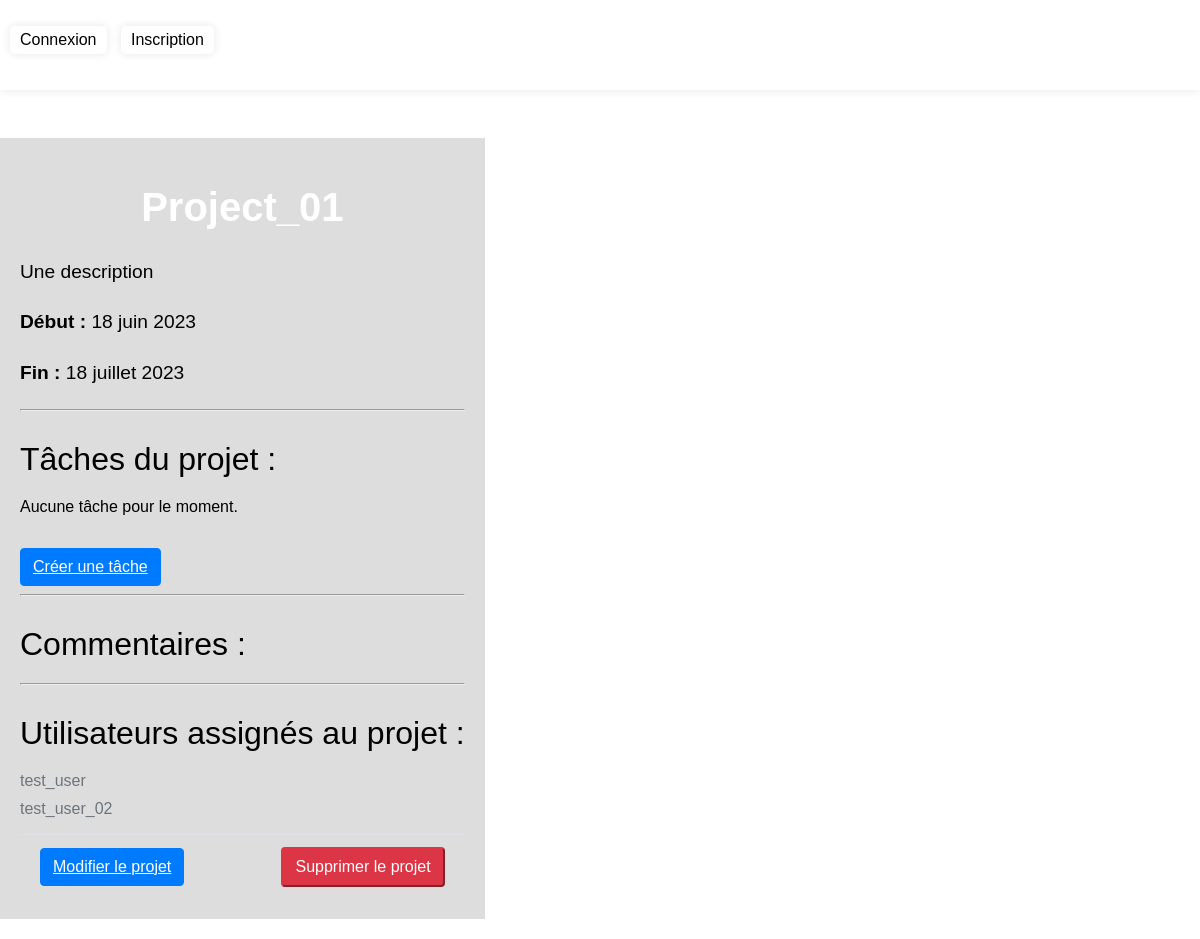
/project_detail/8/, run on the app's committed database.
### project/models.py (models this page shows, shortened)
class Project(models.Model):
    name = models.CharField(max_length=200, verbose_name=_('Nom'))
    description = models.TextField(verbose_name=_('Description'))
    created_by = models.ForeignKey(User, on_delete=models.SET_NULL, null=True, blank=True,
                                   related_name='created_projects')
    assigned_to = models.ManyToManyField(User, related_name='assigned_projects')
    start_date = models.DateField()
    end_date = models.DateField()
    comments = models.TextField(blank=True)
    def tasks(self):
        return self.task_set.all()

### project/views.py (the view)
# urls.py: path('project_detail/<int:pk>/', project_detail, name='project_detail'),
def project_detail(request, pk):
    project = get_object_or_404(Project, pk=pk)
    tasks = Task.objects.filter(project=project)
    context = {
        'project': project,
        'tasks': tasks,
    }
    return render(request, 'project/project_detail.html', context)

### project/templates/project/project_detail.html (shortened to what this page needs)
{% extends 'base.html' %}
{% block content %}
<div class="container mt-5">
    <div class="row">
        <div class="col-md-12">
            <div class="card">
                <div class="card-header bg-primary text-white">
                    <h1>{{ project.name }}</h1>
                </div>
                <div class="card-body">
                    <p>{{ project.description }}</p>
                    <p><strong>Début :</strong> {{ project.start_date }}</p>
                    <p><strong>Fin :</strong> {{ project.end_date }}</p>
                    <hr>
                    <h2>Tâches du projet :</h2>
                    <ul class="list-group">
                        {% for task in project.tasks.all %}
                        <li class="list-group-item"><a href="{% url 'task_update' task.pk %}">{{ task.name }}</a>
                        </li>
                        {% empty %}
                        <li class="list-group-item">Aucune tâche pour le moment.</li>
                        {% endfor %}
                    </ul>
                    <a href="{% url 'task_create' project_id=project.pk %}" class="btn btn-primary mt-3">Créer une
                        tâche</a>
                    <hr>
                    <h2>Commentaires :</h2>
                    <hr>
                    <h2>Utilisateurs assignés au projet :</h2>
                    <ul class="list-group">
                        {% if project.assigned_to.all %}
                        {% for user in project.assigned_to.all %}
                        <li class="list-group-item text-muted">{{ user.username }}</li>
                        {% endfor %}
                        {% else %}
                        <li class="list-group-item">Aucun utilisateur assigné pour le moment.</li>
                        {% endif %}
                    </ul>
                </div>
                <div class="card-footer d-flex justify-content-between align-items-center">
                    <a href="{% url 'project_update' project.pk %}" class="btn btn-primary">Modifier le projet</a>
                    <form action="{% url 'project_delete' project.pk %}" method="POST" class="d-inline">
                        <button type="submit" class="btn btn-danger">Supprimer le projet</button>
                    </form>
                </div>
            </div>
        </div>
    </div>
</div>
{% endblock %}

### project/templates/base.html (style rules this page uses)
* { box-sizing: border-box; }
body { font-family: Arial, Helvetica, sans-serif; margin: 0; }
.row { display: flex; flex-wrap: wrap; width: 100%; }
.card { background-color: #ddd; padding: 20px; margin-bottom: 20px; }
.btn-primary:before { content: ""; position: absolute; top: 50%; left: 50%; width: 0; height: 0; background-color: rgba(255, 255, 255, 0.5); border-radius: 50%; opacity: 0; transform: translate(-50%, -50%); z-index: -1; transition: all 0.5s; }
.text-white { color: #fff; }
.row { display: flex; flex-wrap: wrap; margin-right: -15px; margin-left: -15px; }
.container { width: 100%; padding-right: 15px; padding-left: 15px; margin-right: auto; margin-left: auto; }
.mt-5 { margin-top: 3rem; }

### project/templates/project/project_detail.html (style rules this page uses)
.container { max-width: 1200px; margin: 0 auto; }
.card-header.bg-primary { color: #fff; }
.btn { font-weight: 400; white-space: nowrap; border-radius: 0.25rem; }
.btn-primary { display: inline-block; font-weight: 400; color: #fff; text-align: center; vertical-align: middle; -webkit-user-select: none; -moz-user-select: none; -ms-user-select: none; user-select: none; background-color: #007bff; border: 1px solid #007bff; padding: 0.375rem 0.75rem; font-size: 1rem; line-height: 1.5; border-radius: 0.25rem; transition: all 0.15s ease-in-out; cursor: pointer; }
.btn-danger { display: inline-block; padding: 0.375rem 0.75rem; font-size: 1rem; line-height: 1.5; border-radius: 0.25rem; cursor: pointer; display: inline-block; font-weight: 400; color: #fff; text-align: center; vertical-align: middle; -webkit-user-select: none; -moz-user-select: none; -ms-user-select: none; user-select: none; background-color: #dc3545; border-color: #dc3545; transition: all 0.2s ease-in-out; text-shadow: none; }
.list-group-item { border-color: #dee2e6; }
.text-muted { color: #6c757d; }
.mt-5 { margin-top: 3rem; }
.mt-3 { margin-top: 1rem; }
h1 { font-size: 2.5rem; font-weight: 700; text-align: center; }
h2 { font-size: 2rem; font-weight: 500; margin-top: 30px; margin-bottom: 20px; }
ul { list-style: none; padding-left: 0; }
li { margin-bottom: 10px; }
p { font-size: 1.2rem; line-height: 1.6; margin-bottom: 20px; }
.card-footer { padding: 0.75rem 1.25rem; border-top: 1px solid rgba(0, 0, 0, 0.125); border-top: 1px solid #dee2e6; }
.d-flex { display: -webkit-box !important; display: -ms-flexbox !important; display: flex !important; }
.justify-content-between { -webkit-box-pack: justify !important; -ms-flex-pack: justify !important; justify-content: space-between !important; }
.align-items-center { -webkit-box-align: center !important; -ms-flex-align: center !important; align-items: center !important; }
.d-inline { display: inline !important; }

### data on the page
Project: name "Project_01", description "Une description", start_date "18 juin 2023", end_date "18 juillet 2023"

### other printed values
{{ user.username }} "test_user"
{{ user.username }} "test_user_02"
